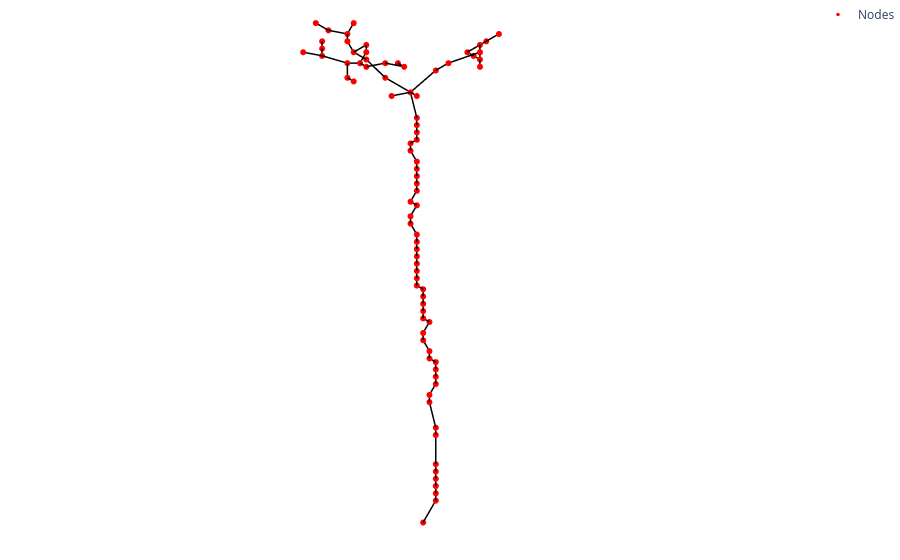

Notebook code cell kept with this figure:
### Markdown cell above
## Tomato Pollination: Tomato 2

### Code cell
import numpy as np
import dismech
import os

plant_name = "tomato2"

position = "5"

geom = dismech.GeomParams(
    rod_r0=0.059,
    shell_h=0.0,
)

material = dismech.Material(density=1500,
                            youngs_rod=3.16e7,
                            youngs_shell=0,
                            poisson_rod=0.5,
                            poisson_shell=0)

dyn_sim = dismech.SimParams(static_sim=False,
                                  two_d_sim=True,   # no twisting
                                  use_mid_edge=False,
                                  use_line_search=False,
                                  show_floor=False,
                                  log_data=True,
                                  log_step=1,
                                  dt=1e-2,
                                  max_iter=50,
                                  total_time=5,
                                  plot_step=10,
                                  tol=1e-4,
                                  ftol=1e-4,
                                  dtol=1e-2
                                  )

env = dismech.Environment()
env.add_force('gravity', g=np.array([0.0, 0.0, -9.81]))
env.add_force('damping', eta=100)

input_txt = os.path.join('../tests/resources/tomato_pollination/plants/', f"{plant_name}.txt")
geo = dismech.Geometry.from_txt(input_txt)

robot = dismech.SoftRobot(geom, material, geo, dyn_sim, env)

### Figure 1 — Plotly figure (JSON) as saved in the notebook; plotly's stock layout.template omitted (floating-point values rounded to 4 significant figures; data arrays with more than 128 entries replaced by an {"elided": "..."} marker saying what was removed)
{"data": [{"line": {"color": "black", "width": 3}, "mode": "lines", "showlegend": false, "type": "scatter3d", "x": {"elided": "267 float values"}, "y": {"elided": "267 float values"}, "z": {"elided": "267 float values"}}, {"marker": {"color": "red", "size": 3.5}, "mode": "markers", "name": "Nodes", "type": "scatter3d", "x": [1.099, 1.099, 1.099, 1.099, 1.099, 1.099, 1.099, 1.099, 1.099, 1.107, 1.107, 1.099, 1.099, 1.099, 1.099, 1.107, 1.107, 1.107, 1.107, 1.099, 1.107, 1.107, 1.107, 1.107, 1.107, 1.115, 1.115, 1.115, 1.115, 1.115, 1.115, 1.115, 1.115, 1.115, 1.115, 1.107, 1.115, 1.107, 1.107, 1.107, 1.107, 1.107, 1.107, 1.107, 1.107, 1.107, 1.107, 1.107, 1.115, 1.043, 1.123, 1.043, 1.131, 1.091, 1.051, 1.131, 1.059, 1.083, 1.155, 1.139, 1.139, 1.139, 1.043, 1.051, 1.059, 1.147, 1.035, 1.067, 1.147, 1.139, 1.147, 1.139, 1.187, 1.187, 1.083, 1.091, 1.155, 1.131, 1.171, 1.179, 1.187, 1.179, 1.171, 1.171, 1.203, 1.155, 1.163, 1.163, 1.155, 1.155], "y": [0.001274, 0.01727, 0.01727, 0.01727, 0.01727, 0.01727, 0.01727, 0.01727, 0.01727, 0.01727, 0.01727, 0.01727, 0.01727, 0.01727, 0.01727, 0.01727, 0.01727, 0.009274, 0.009274, 0.009274, 0.009274, 0.009274, 0.009274, 0.009274, 0.009274, 0.009274, 0.009274, 0.009274, 0.009274, 0.009274, 0.009274, 0.009274, 0.009274, 0.001274, 0.001274, 0.001274, 0.001274, 0.001274, 0.001274, 0.001274, 0.001274, 0.001274, -0.006726, -0.006726, 0.001274, 0.001274, 0.001274, 0.001274, 0.001274, 0.01727, 0.009274, 0.01727, -0.01473, 0.009274, 0.01727, 0.01727, 0.01727, 0.01727, 0.01727, 0.02527, 0.03327, -0.03073, 0.02527, 0.02527, 0.03327, -0.03873, 0.03327, 0.04127, -0.07073, -0.05473, -0.04673, -0.03073, -0.006726, 0.001274, 0.05727, 0.06527, -0.07873, -0.05473, -0.05473, -0.04673, -0.03873, -0.01473, -0.006726, 0.001274, -0.04673, -0.01473, -0.006726, 0.01727, 0.02527, 0.03327], "z": [0.2177, 0.2497, 0.2577, 0.2657, 0.2737, 0.2817, 0.2897, 0.3217, 0.3297, 0.3617, 0.3697, 0.3777, 0.3857, 0.3937, 0.4017, 0.4097, 0.4177, 0.4257, 0.4337, 0.4417, 0.4497, 0.4577, 0.4657, 0.4737, 0.4817, 0.4897, 0.4977, 0.5057, 0.5137, 0.5217, 0.5297, 0.5377, 0.5457, 0.5537, 0.5617, 0.5697, 0.5777, 0.5857, 0.5937, 0.6017, 0.6097, 0.6177, 0.6257, 0.6337, 0.6417, 0.6497, 0.6577, 0.6657, 0.6977, 0.6977, 0.7057, 0.7057, 0.7137, 0.7137, 0.7137, 0.7137, 0.7217, 0.7217, 0.7217, 0.7217, 0.7217, 0.7297, 0.7297, 0.7297, 0.7297, 0.7377, 0.7377, 0.7377, 0.7457, 0.7457, 0.7457, 0.7457, 0.7457, 0.7457, 0.7457, 0.7457, 0.7537, 0.7537, 0.7537, 0.7537, 0.7537, 0.7537, 0.7537, 0.7537, 0.7617, 0.7617, 0.7617, 0.7617, 0.7617, 0.7617]}], "layout": {"margin": {"b": 0, "l": 0, "r": 0, "t": 0}, "scene": {"aspectmode": "data", "camera": {"projection": {"type": "orthographic"}}, "xaxis": {"visible": false}, "yaxis": {"visible": false}, "zaxis": {"visible": false}}}}
